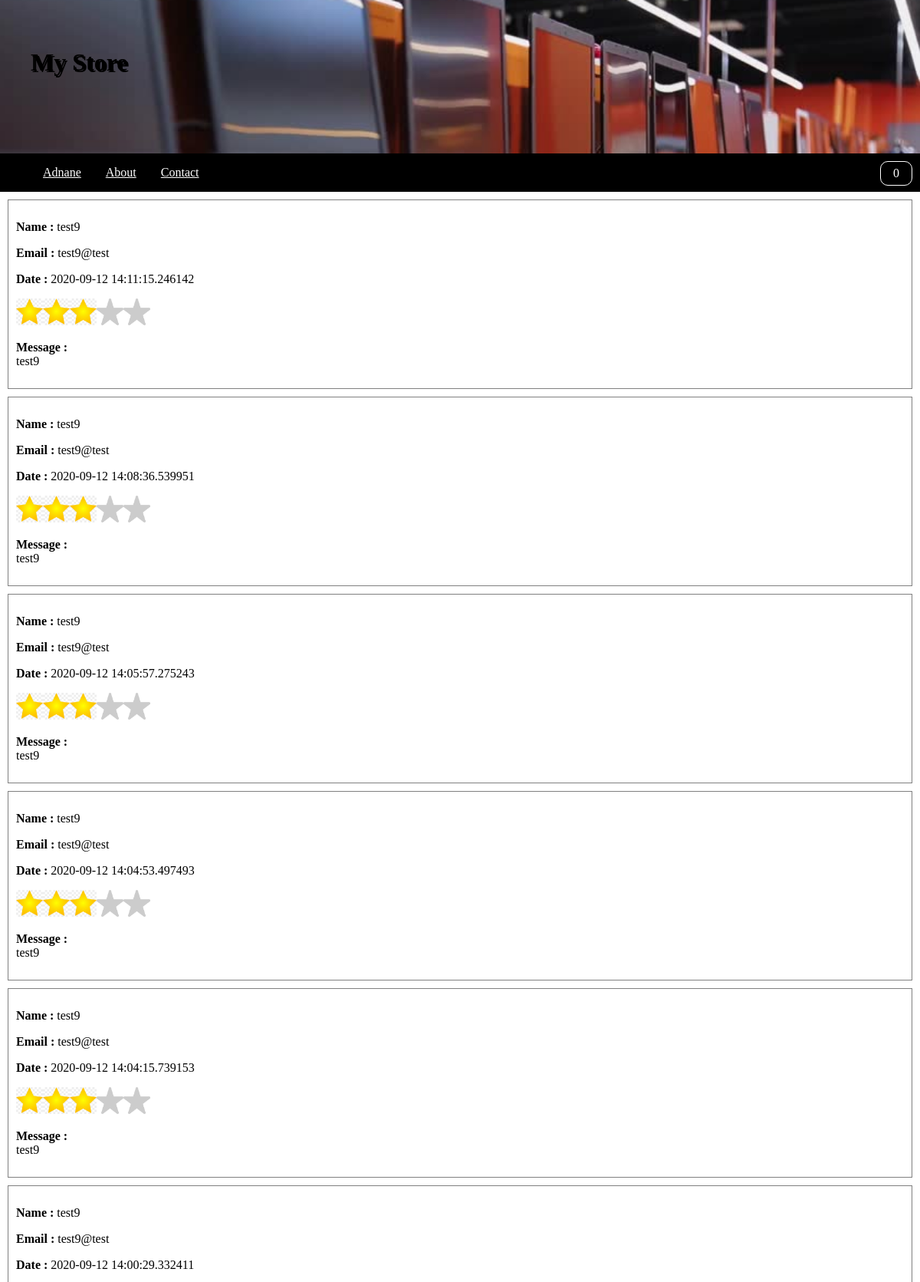
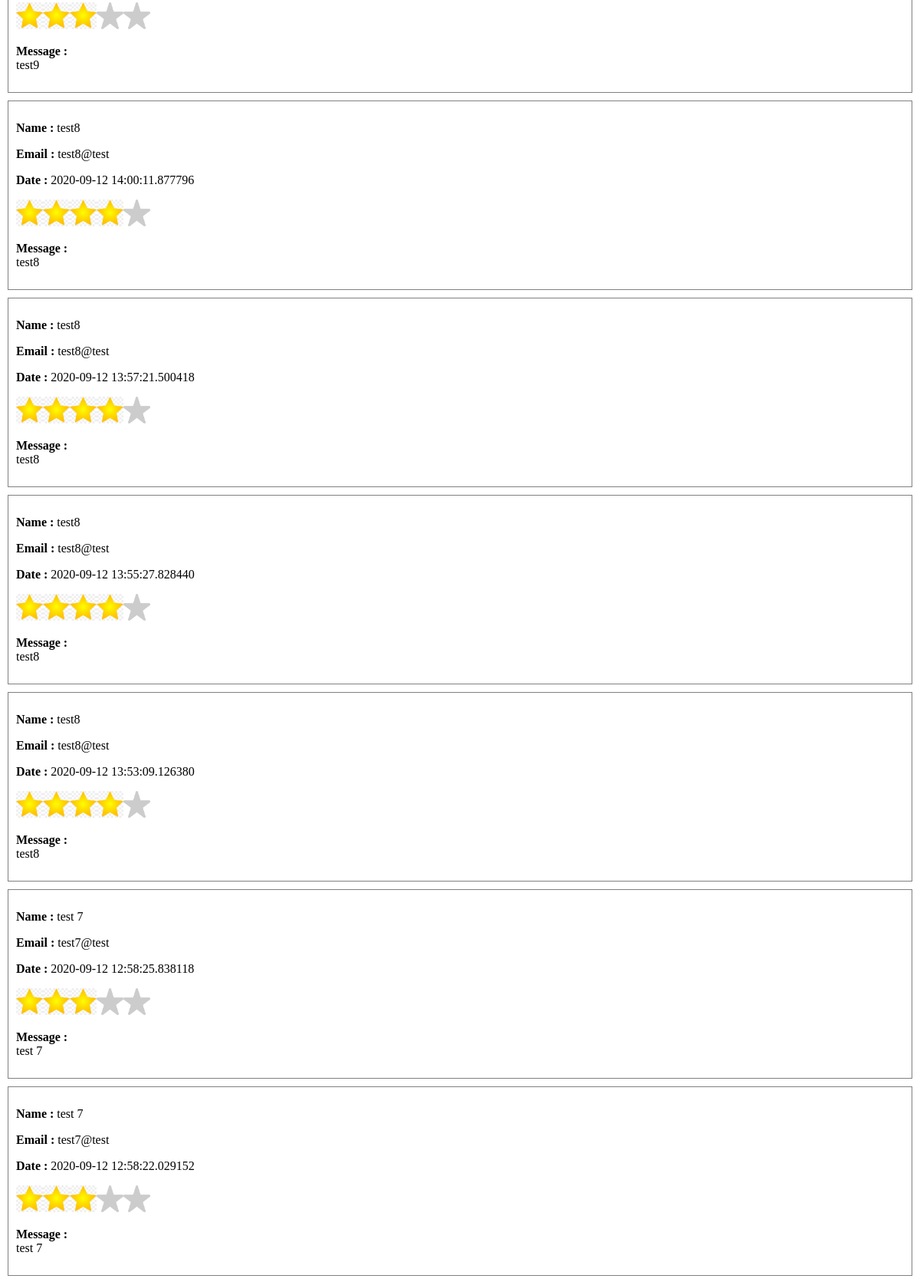
The app's page /contact (upper part) with its own data (2 pictures, top to bottom).
### server.py (models this page shows)
class Message(db.Model):
    id=db.Column(db.Integer,primary_key=True)
    nom=db.Column(db.String(20),nullable=False)
    email=db.Column(db.String(20),nullable=False)
    mdate=db.Column(db.DateTime,default=datetime.datetime.utcnow)
    message=db.Column(db.Text,nullable=False)
    rate=db.Column(db.Integer, nullable=False)

### server.py (the view, shortened to what this page needs)
@app.route("/contact",methods=['GET','POST'])
def contact():
    valid=True
    ALL=[]
    messages=Message.query.all()
    for MESSAGE in messages:
        ALL.insert(0,MESSAGE)
    return  render_template("contact.html",valid=valid,messages=ALL)

### templates/contact.html (shortened to what this page needs)
{% extends "base.html" %}
{% block content%}
        {% if valid %}
            {% for msg in messages %}
                <div class='msg'>
                    <p><strong>Name : </strong>{{msg.nom}}</p>
                    <p><strong>Email : </strong>{{msg.email}}</p>
                    <p><strong>Date : </strong>{{msg.mdate}}</p>
                    <div id="{{ msg.rate }}" class="rates">
                    </div>
                    <p><strong>Message : </strong><br>{{msg.message}}</p>
                </div>
            {% endfor %}
        {% endif %}
        <div id="addComent"><img onclick="affciheFunction()" src="/static/images/addComent_.jfif" alt=""></div><br>
        <br>
{% endblock content%}

### static/css/style.css (style rules this page uses)
body { margin: 0px; }
.msg { margin: 10px; border: 1px solid gray; padding: 10px; }

### records on screen
Message: nom "test9", email "test9@test", mdate "2020-09-12 14:11:15.246142", message "test9"
Message: nom "test9", email "test9@test", mdate "2020-09-12 14:08:36.539951", message "test9"
Message: nom "test9", email "test9@test", mdate "2020-09-12 14:05:57.275243", message "test9"
Message: nom "test9", email "test9@test", mdate "2020-09-12 14:04:53.497493", message "test9"
Message: nom "test9", email "test9@test", mdate "2020-09-12 14:04:15.739153", message "test9"
Message: nom "test9", email "test9@test", mdate "2020-09-12 14:00:29.332411", message "test9"
Message: nom "test8", email "test8@test", mdate "2020-09-12 14:00:11.877796", message "test8"
Message: nom "test8", email "test8@test", mdate "2020-09-12 13:57:21.500418", message "test8"
Message: nom "test8", email "test8@test", mdate "2020-09-12 13:55:27.828440", message "test8"
Message: nom "test8", email "test8@test", mdate "2020-09-12 13:53:09.126380", message "test8"
Message: nom "test 7", email "test7@test", mdate "2020-09-12 12:58:25.838118", message "test 7"
Message: nom "test 7", email "test7@test", mdate "2020-09-12 12:58:22.029152", message "test 7"
